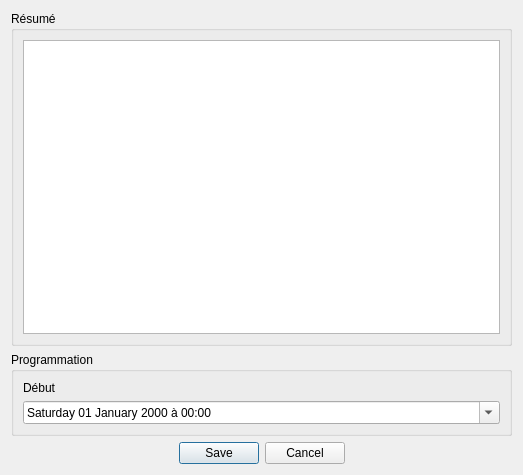
<?xml version="1.0" encoding="UTF-8"?>
<ui version="4.0">
 <class>programmerUneTache</class>
 <widget class="QDialog" name="programmerUneTache">
  <property name="geometry">
   <rect>
    <x>0</x>
    <y>0</y>
    <width>523</width>
    <height>475</height>
   </rect>
  </property>
  <property name="windowTitle">
   <string>Programmer une tache</string>
  </property>
  <layout class="QVBoxLayout" name="verticalLayout">
   <item>
    <widget class="QGroupBox" name="groupBox">
     <property name="title">
      <string>Résumé</string>
     </property>
     <layout class="QVBoxLayout" name="verticalLayout_2">
      <item>
       <widget class="QTextBrowser" name="resume"/>
      </item>
     </layout>
    </widget>
   </item>
   <item>
    <widget class="QGroupBox" name="groupBox_2">
     <property name="title">
      <string>Programmation</string>
     </property>
     <layout class="QVBoxLayout" name="verticalLayout_3">
      <item>
       <widget class="QLabel" name="label">
        <property name="text">
         <string>Début</string>
        </property>
       </widget>
      </item>
      <item>
       <widget class="QDateTimeEdit" name="debut">
        <property name="displayFormat">
         <string>dddd dd MMMM yyyy à HH:mm</string>
        </property>
        <property name="calendarPopup">
         <bool>true</bool>
        </property>
       </widget>
      </item>
     </layout>
    </widget>
   </item>
   <item>
    <widget class="QDialogButtonBox" name="buttonBox">
     <property name="orientation">
      <enum>Qt::Horizontal</enum>
     </property>
     <property name="standardButtons">
      <set>QDialogButtonBox::Cancel|QDialogButtonBox::Save</set>
     </property>
     <property name="centerButtons">
      <bool>true</bool>
     </property>
    </widget>
   </item>
  </layout>
 </widget>
 <resources/>
 <connections>
  <connection>
   <sender>buttonBox</sender>
   <signal>accepted()</signal>
   <receiver>programmerUneTache</receiver>
   <slot>accept()</slot>
   <hints>
    <hint type="sourcelabel">
     <x>248</x>
     <y>254</y>
    </hint>
    <hint type="destinationlabel">
     <x>157</x>
     <y>274</y>
    </hint>
   </hints>
  </connection>
  <connection>
   <sender>buttonBox</sender>
   <signal>rejected()</signal>
   <receiver>programmerUneTache</receiver>
   <slot>reject()</slot>
   <hints>
    <hint type="sourcelabel">
     <x>316</x>
     <y>260</y>
    </hint>
    <hint type="destinationlabel">
     <x>286</x>
     <y>274</y>
    </hint>
   </hints>
  </connection>
 </connections>
</ui>
